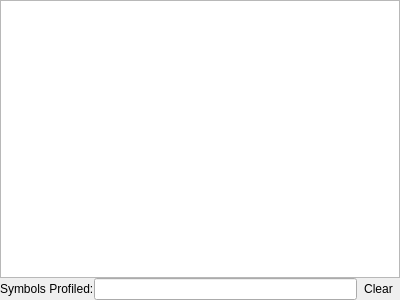
<?xml version="1.0" encoding="UTF-8"?>
<ui version="4.0">
 <class>CodeProfilerDockWidget</class>
 <widget class="QDockWidget" name="CodeProfilerDockWidget">
  <property name="geometry">
   <rect>
    <x>0</x>
    <y>0</y>
    <width>400</width>
    <height>300</height>
   </rect>
  </property>
  <property name="floating">
   <bool>false</bool>
  </property>
  <property name="windowTitle">
   <string>Code Profiler</string>
  </property>
  <widget class="QWidget" name="dockWidgetContents">
   <layout class="QGridLayout" name="gridLayout">
    <property name="margin">
     <number>0</number>
    </property>
    <property name="spacing">
     <number>0</number>
    </property>
    <item row="0" column="0">
     <widget class="QTableView" name="tableView">
      <property name="frameShape">
       <enum>QFrame::StyledPanel</enum>
      </property>
      <property name="frameShadow">
       <enum>QFrame::Plain</enum>
      </property>
      <property name="lineWidth">
       <number>1</number>
      </property>
      <property name="editTriggers">
       <set>QAbstractItemView::NoEditTriggers</set>
      </property>
      <property name="alternatingRowColors">
       <bool>false</bool>
      </property>
      <property name="selectionMode">
       <enum>QAbstractItemView::SingleSelection</enum>
      </property>
      <property name="selectionBehavior">
       <enum>QAbstractItemView::SelectRows</enum>
      </property>
      <property name="showGrid">
       <bool>false</bool>
      </property>
      <property name="gridStyle">
       <enum>Qt::NoPen</enum>
      </property>
      <property name="sortingEnabled">
       <bool>false</bool>
      </property>
      <property name="cornerButtonEnabled">
       <bool>false</bool>
      </property>
      <attribute name="horizontalHeaderVisible">
       <bool>true</bool>
      </attribute>
      <attribute name="horizontalHeaderCascadingSectionResizes">
       <bool>false</bool>
      </attribute>
      <attribute name="horizontalHeaderDefaultSectionSize">
       <number>50</number>
      </attribute>
      <attribute name="horizontalHeaderShowSortIndicator" stdset="0">
       <bool>true</bool>
      </attribute>
      <attribute name="horizontalHeaderStretchLastSection">
       <bool>true</bool>
      </attribute>
      <attribute name="verticalHeaderVisible">
       <bool>false</bool>
      </attribute>
      <attribute name="verticalHeaderDefaultSectionSize">
       <number>23</number>
      </attribute>
      <attribute name="verticalHeaderMinimumSectionSize">
       <number>23</number>
      </attribute>
     </widget>
    </item>
    <item row="1" column="0">
     <layout class="QGridLayout" name="gridLayout_2">
      <item row="0" column="0">
       <widget class="QLabel" name="label">
        <property name="text">
         <string>Symbols Profiled:</string>
        </property>
       </widget>
      </item>
      <item row="0" column="1">
       <widget class="QLineEdit" name="symbolsProfiled">
        <property name="readOnly">
         <bool>true</bool>
        </property>
       </widget>
      </item>
      <item row="0" column="2">
       <widget class="QToolButton" name="clear">
        <property name="toolTip">
         <string>Clear Profile</string>
        </property>
        <property name="text">
         <string>Clear</string>
        </property>
        <property name="icon">
         <iconset resource="../resource.qrc">
          <normaloff>:/resources/22_edit-clear.png</normaloff>:/resources/22_edit-clear.png</iconset>
        </property>
        <property name="autoRaise">
         <bool>true</bool>
        </property>
       </widget>
      </item>
     </layout>
    </item>
   </layout>
  </widget>
 </widget>
 <resources>
  <include location="../resource.qrc"/>
 </resources>
 <connections/>
</ui>
